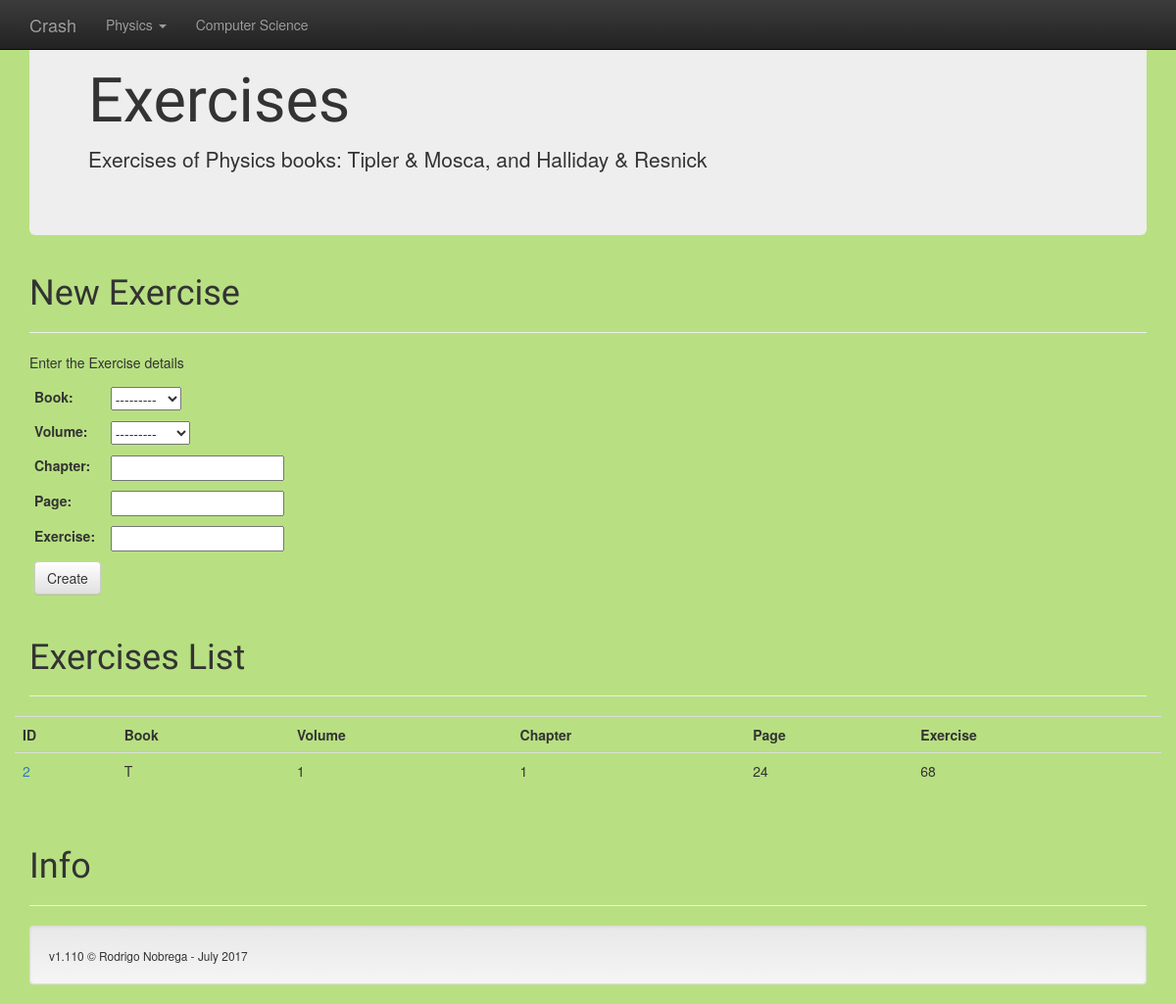
The app's page /Crash/exercise with its own data.
### Physics/models.py (models this page shows)
class HTExercise(models.Model):
    book = models.CharField(max_length=1, choices=[('T', 'Tipler'), ('H', 'Halliday')])
    volume = models.IntegerField(blank=True, choices=[(1, 'Volume 1'), (2, 'Volume 2'), (3, 'Volume 3'), (4, 'Volume 4')])
    chapter = models.IntegerField(default=None, blank=True)
    page = models.IntegerField(default=None, blank=True)
    exercise = models.CharField(max_length=5, default=None, blank=True)

### Physics/views.py (the view)
def exercise_list(request):
    elist = HTExercise.objects.order_by('-id')
    if request.method == 'POST':
        eform = ExerciseForm(request.POST)
        if eform.is_valid():
            eform.save(commit=True)
            return render(request, 'Physics/exercise.html', {'exercise_list': elist, 'exercise_form': ExerciseForm()})
    else:
        eform = ExerciseForm()
    context = {'exercise_list': elist, 'exercise_form': eform}
    return render(request, 'Physics/exercise.html', context)

### Physics/forms.py
class ExerciseForm(forms.ModelForm):
    class Meta:
        model = HTExercise
        fields = ('book', 'volume', 'chapter', 'page', 'exercise')

### Physics/templates/Physics/exercise.html (shortened to what this page needs)
{% extends 'base.html' %}
      {% block body%}
      <div class="jumbotron">
        <h1>Exercises</h1>
        <p>Exercises of Physics books: Tipler & Mosca, and Halliday & Resnick</p>
      </div>
      <div class="page-header">
        <h1>New Exercise</h1>
      </div>
      <div class="row">
      <div class="col-md-6">
      <p>Enter the Exercise details</p>
      <form  method="POST" class="form-inline">
        <table class="table-condensed">
          {{ exercise_form }}
          <tr>
            <td><button type="submit" class="btn btn-default">Create</button></td>
          </tr>
        </table>
      </form>
      </div>
      </div>
      <div class="page-header">
        <h1>Exercises List</h1>
      </div>
      <div class="row">
        <table class="table table-hover">
        <tr>
          <td><strong>ID</strong></td>
          <td><strong>Book</strong></td>
          <td><strong>Volume</strong></td>
          <td><strong>Chapter</strong></td>
          <td><strong>Page</strong></td>
          <td><strong>Exercise</strong></td>
        </tr>
        {% for exercise in exercise_list %}
        <tr>
          <td><a href="{% url 'exercise_num' exercise.id %}">{{ exercise.id }}</a></td>
          <td>{{ exercise.book }}</td>
          <td>{{ exercise.volume }}</td>
          <td>{{ exercise.chapter }}</td>
          <td>{{ exercise.page }}</td>
          <td>{{ exercise.exercise }}</td>
        </tr>
        {% endfor %}
        </table>
      </div>
      {% endblock%}

### Physics/static/Physics/style.css (style rules this page uses)
body { background-color: #B8E082; }
h1 { font-family: 'Acme', sans-serif; }

### records on screen
HTExercise: id "2", book "T", volume "1", chapter "1", page "24", exercise "68"
